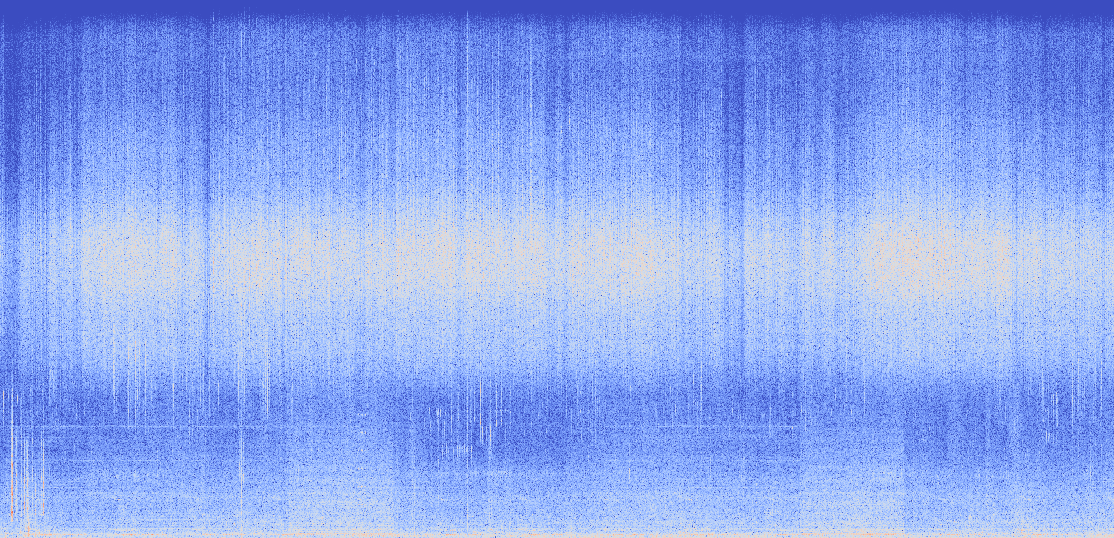
#> input picture etl/images/cicada_summer_1.png, 1114 x 538 px; its folder holds only this picture in this run
$ python pixels_to_csv.py   (older library calls are emulated)
#> lines starting #> are read from the running program, lines starting #| are printed output that depends on the picture
from PIL import Image
import numpy as np
import sys
import os
import csv
import pandas as pd

# Useful function
def createFileList(myDir, format=".png"):
#> called with myDir = 'images/', format = '.png'
    fileList = []
    print(myDir)
    for root, dirs, files in os.walk(myDir, topdown=False):
        for name in files:
            if name.endswith(format):
                fullName = os.path.join(root, name)
                fileList.append(fullName)
    return fileList


# load the original image
fileList = createFileList("images/")
# save_path = "results/"
save_path = "../web/static/csv/"

for file in fileList:
    print(f"-- {file}")
    img_file = Image.open(file)
#> img_file is the input picture: PIL image 1114x538 RGBA; mean R, G, B, A 141.1, 167.7, 239.6, 255
    # img_file.show()

    # get original image parameters...
    width, height = img_file.size
#> width = 1114; height = 538
    format = img_file.format
#> format = 'PNG'
    mode = img_file.mode
#> mode = 'RGBA'

    # Make image Greyscale
    img_grey = img_file.convert("L")
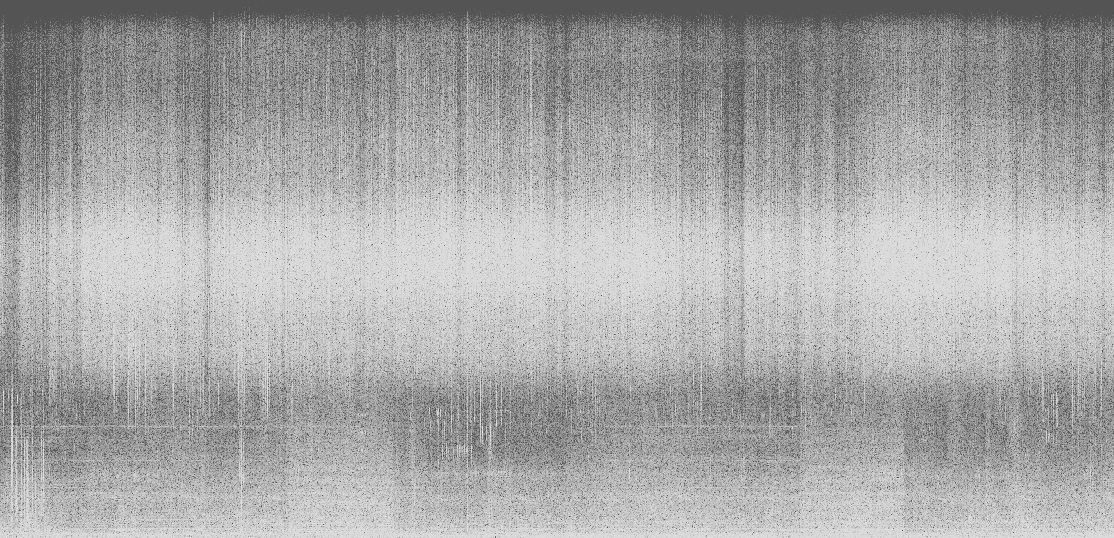
#> img_grey: PIL image 1114x538 L; min 84, max 221, mean 168
    img_grey.save(f"{save_path}result.png")
    img_grey.save(f"{save_path}_grayscale_intermediate.png")
    # img_grey.show()

    # Save Greyscale values
    value = np.asarray(img_grey.getdata(), dtype=np.int).reshape(
        (img_grey.size[1], img_grey.size[0])
    )
    # value = value.flatten()
    df = pd.DataFrame(value)
#> df = table of 538 rows and 1114 columns
    print("\nsave raw df csv")
    df_to_save = df
#> df_to_save = table of 538 rows and 1114 columns
    df_to_save[df_to_save == 84] = 0
    # df_to_save.to_csv(f"{save_path}raw_df.csv")

    df = df[df > 84]
    df1 = df.stack().reset_index()
#> df1 = table of 564917 rows and 3 columns
    df1.columns = ["x_val", "y_val", "data_channel"]

    df_to_save_1 = df_to_save.stack().reset_index()
#> df_to_save_1 = table of 599332 rows and 3 columns
    df_to_save_1.columns = ["x_val", "y_val", "data_channel"]
#> (the run stopped early here; a loop or call above may not have finished)

$ run again, on etl/images/sample_2_crop.png
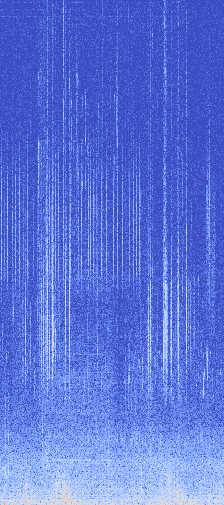
#> input picture etl/images/sample_2_crop.png, 224 x 505 px
#> img_file is the input picture: PIL image 224x505 RGBA; mean R, G, B, A 90.7, 115.4, 217.5, 255
#> `img_grey = img_file.convert("L")`:
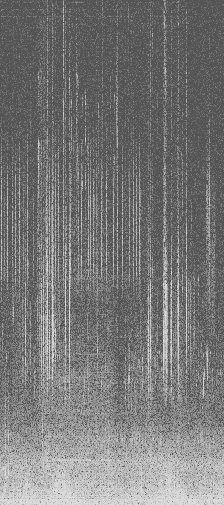
#> img_grey: PIL image 224x505 L; min 84, max 221, mean 119.6
#> df = table of 505 rows and 224 columns
#> df1 = table of 82039 rows and 3 columns
#> df_to_save_1 = table of 113120 rows and 3 columns

$ run again, on etl/images/sample_2_crop_crop.png
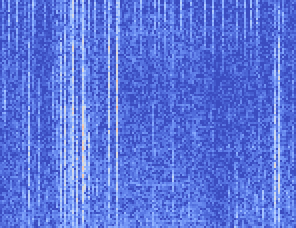
#> input picture etl/images/sample_2_crop_crop.png, 148 x 114 px (shown 2 times larger)
#> img_file is the input picture: PIL image 148x114 RGBA; mean R, G, B, A 90.1, 116.3, 220.1, 255
#> `img_grey = img_file.convert("L")`:
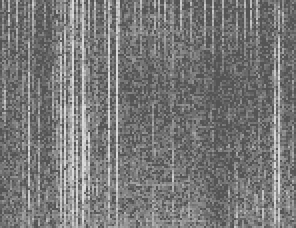
#> img_grey: PIL image 148x114 L (shown 2 times larger); min 84, max 221, mean 120.3
#> df = table of 114 rows and 148 columns
#> df1 = table of 13881 rows and 3 columns
#> df_to_save_1 = table of 16872 rows and 3 columns
